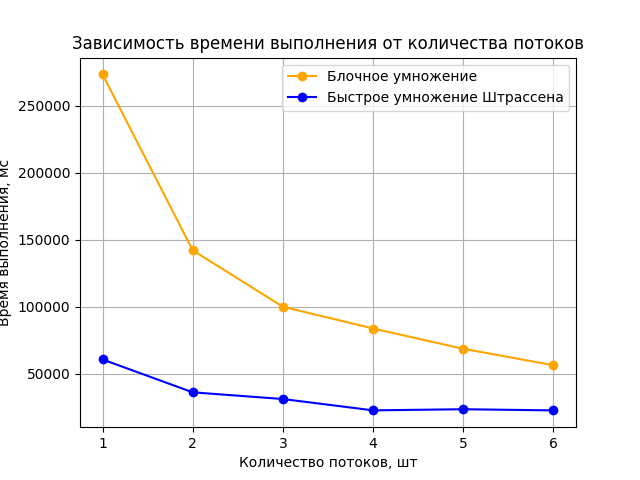

This figure's Python source:
import matplotlib.pyplot as plt


count = [1, 2, 3, 4, 5, 6]
block_times = [273215, 142097, 100036, 83828, 68686, 56472]
strassen_times = [60755, 36258, 31267, 22821, 23662, 22793]
plt.plot(count, block_times, marker='o', color='orange', label='Блочное умножение')
plt.plot(count, strassen_times, marker='o', color='blue', label='Быстрое умножение Штрассена')
plt.title('Зависимость времени выполнения от количества потоков')
plt.xlabel('Количество потоков, шт')
plt.ylabel('Время выполнения, мс')
plt.grid(True)
plt.legend()

plt.savefig('compare_chart.png')
